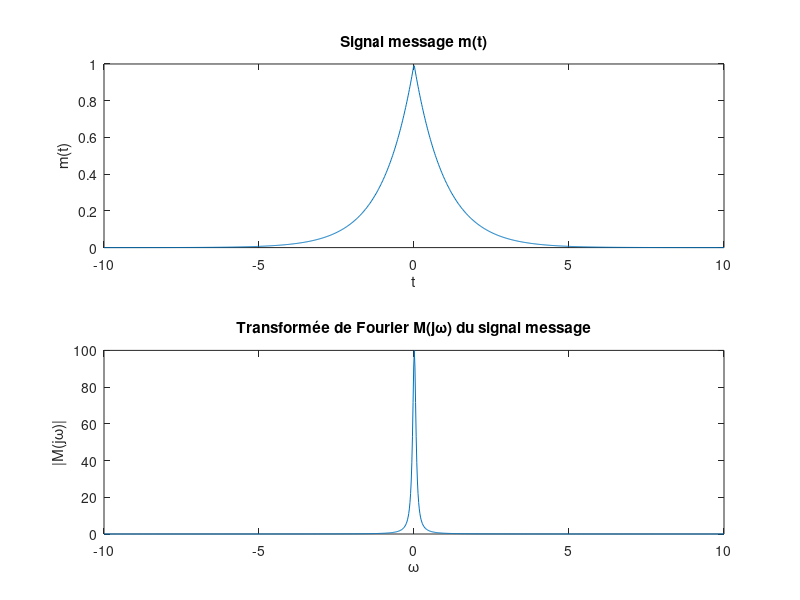
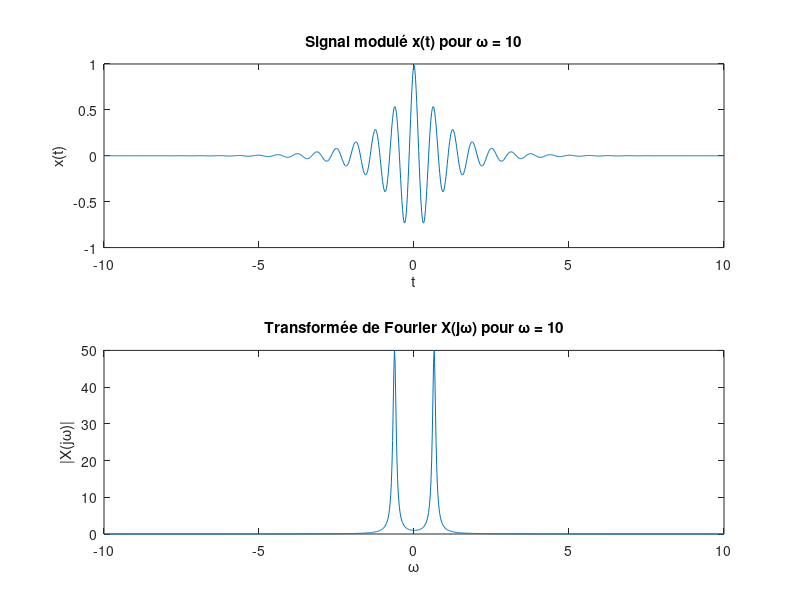
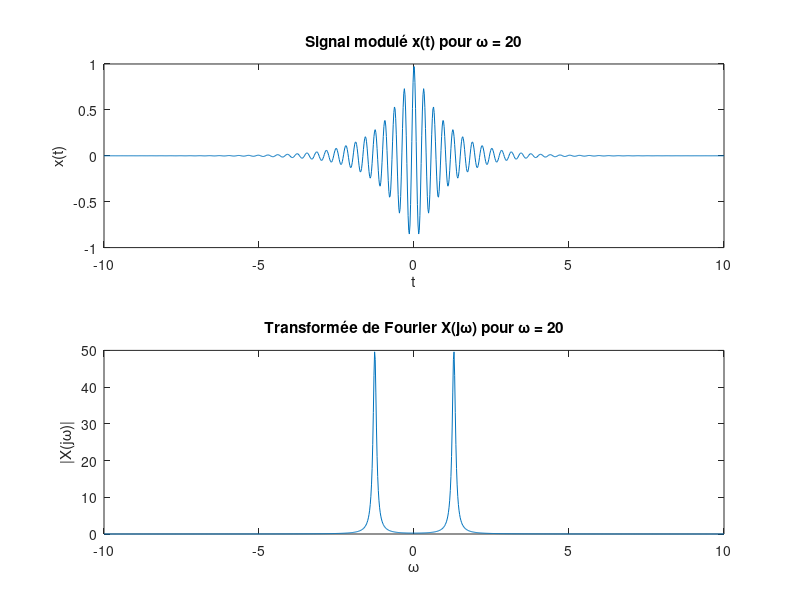

Reproduce these figures in MATLAB, in order.
% Initialistaion des parametres 
omega_values = [10, 20]; % Différentes valeurs de omega en occurance 10,20

% Définition de la fonction m(t) , cette fonction est le message 
t = linspace(-10, 10, 1000); % Plage de temps de -10 a 10 avec un pas de 1000
m_t = exp(-abs(t)); % Fonction m(t) 

% Calcul de la transformée de Fourier de m(t)
M_jw = fftshift(fft(m_t)); %la fonction fftshift est utilisee 
%pour centre le signal trouve' sur 0.

% Affichage du signal message m(t) et sa transformée de Fourier
%on affiche le message et sa transformee de fourier 
figure; %initialiser une page de figure propre pour l'affichage de resultats.
subplot(2, 1, 1); 
plot(t, m_t);
xlabel('t');
ylabel('m(t)');
title('Signal message m(t)');

subplot(2, 1, 2); %Afficher la transformee en dessus du signal message
plot(t, abs(M_jw));
xlabel('\omega');
ylabel('|M(j\omega)|');
title('Transformée de Fourier M(j\omega) du signal message');

% Affichage du signal modulé x(t) et sa transformée de Fourier pour chaque valeur de omega
for omega = omega_values
    x_t = cos(omega * t) .* m_t; % Signal modulé x(t)
    X_jw = abs(fftshift(fft(x_t))); % Transformée de Fourier de x(t)
    
    % Affichage du signal modulé x(t)
    figure;
    subplot(2, 1, 1);
    plot(t, x_t);
    xlabel('t');
    ylabel('x(t)');
    title(['Signal modulé x(t) pour \omega = ', num2str(omega)]);
    
    % Affichage de la transformée de Fourier de x(t)
    subplot(2, 1, 2);
    plot(t, X_jw);
    xlabel('\omega');
    ylabel('|X(j\omega)|');
    title(['Transformée de Fourier X(j\omega) pour \omega = ', num2str(omega)]);
end

%--------------------------------%observation%----------------------


%------------------pour le message----------------------------------
%Le signal message m(t)est une fonction exponentielle 
% qui oscille autour de zéro lorsque t augmente.
% Comme prévu,sa fourier transform a  une amplitude décroissante
% à mesure que la fréquence augmente.


% ----------------pour le signal module'-------------------
% le signal module'est une combinaison du signal message  
% modulé par une onde porteuse cosinusoïdale.
% Lorsque la fréquence de la porteuse w augmente , la période de la modulation
% diminue et le signal semble être plus rapidement oscillant.
% Cela peut être observé dans le signal modulé.
% L'amplitude du signal modulé varie en fonction de m(t).